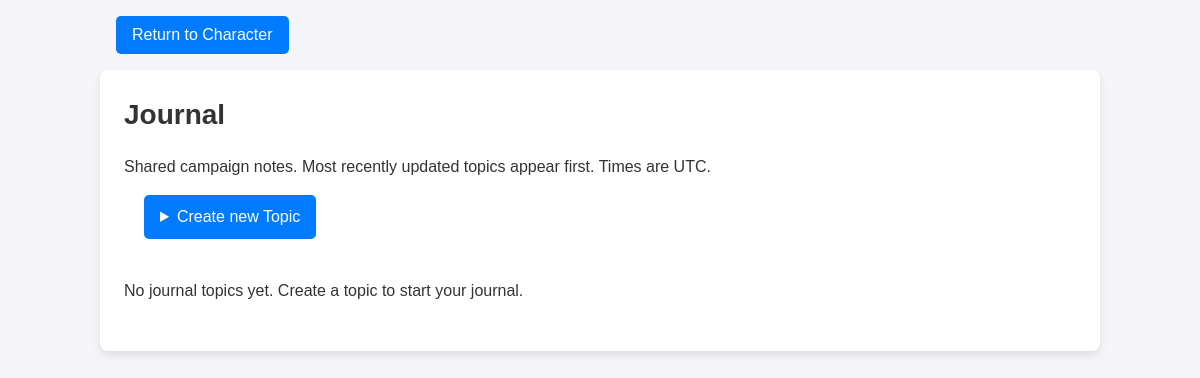
The app's page /journal (signed in), older data.
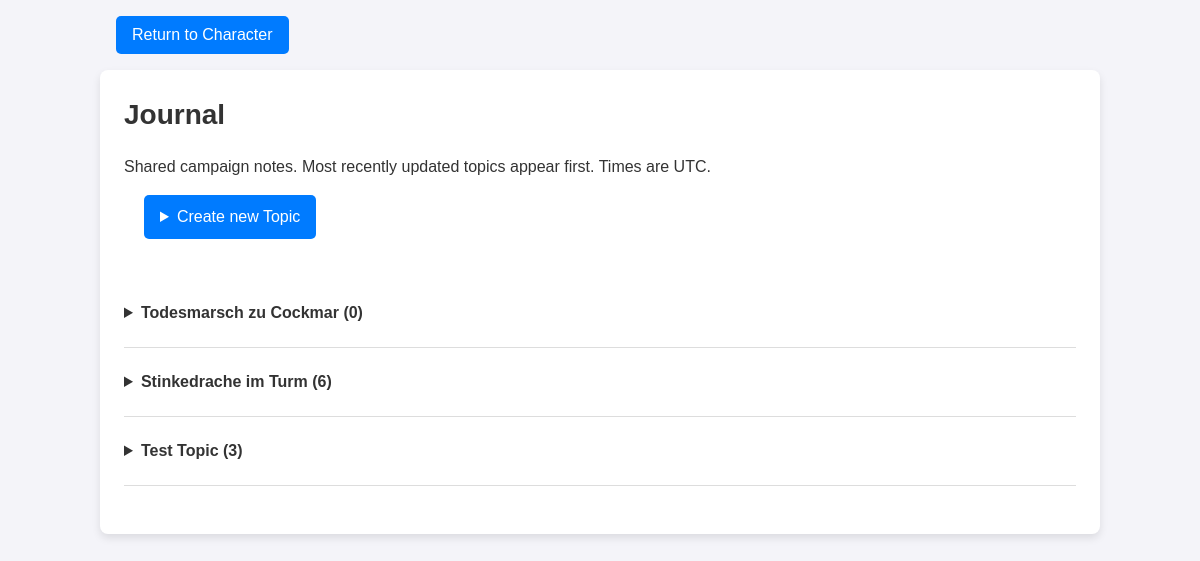
The same page, newer data.
### tables this page shows
CREATE TABLE journalTopics (
    ID INTEGER PRIMARY KEY,
    Name TEXT NOT NULL CHECK(length(trim(Name)) BETWEEN 1 AND 200),
    CreationDate TEXT NOT NULL,
    ChangeDate TEXT NOT NULL
);

### app.py (the view, shortened to what this page needs)
        @self.app.route('/journal', methods=['GET', 'POST'])
        def journal():
            if 'user' not in session:
                return redirect(url_for('login'))
            if 'journal_token' not in session:
                session['journal_token'] = secrets.token_hex(32)
            error = None
            status = 200
            open_topic = request.args.get('topic', type=int)
            return render_template('journal.html',
                                   topics=DataManagers.jm_shared.get_all_journals_by_topic(),
                                   characters=DataManagers.cm_shared.get_dictionary(),
                                   token=session['journal_token'], error=error,
                                   open_topic=open_topic), status

### DataManagers.py (called while the page is built)
    def refresh_available_character_list(self):
        connection = sqlite3.connect('assets.db')
        cursor = connection.cursor()
        cursor.execute("SELECT id FROM character")
        rows = cursor.fetchall()
        cursor.execute("SELECT id, base_name FROM character")
        rows = cursor.fetchall()
        print("Number of rows:", len(rows))
        for row in rows:
            print(row)
        ids = [row[0] for row in rows]
        for chara_id in ids:
            if chara_id not in self.Character_From_ID_Dictionary:
                new_character = Character(chara_id)
                self.Character_From_ID_Dictionary[chara_id] = new_character

    def get_dictionary(self):
        self.refresh_available_character_list()
        return self.Character_From_ID_Dictionary

    def get_all_journals_by_topic(self):
        with self._lock, closing(sqlite3.connect(self.db_path)) as connection:
            with connection:
                connection.execute('BEGIN')
                topics = [JournalTopic(*row) for row in connection.execute(
                    'SELECT ID, Name, CreationDate, ChangeDate FROM journalTopics '
                    'ORDER BY ChangeDate DESC, ID DESC')]
                by_id = {topic.ID: topic for topic in topics}
                for row in connection.execute(
                    'SELECT ID, Text, CreationDate, CharaID, journalTopicID FROM journalItems '
                    'ORDER BY CreationDate, ID'):
                    by_id[row[4]].Items.append(JournalItem(*row))
            self.Topics = topics
            return topics

### templates/journal.html (shortened to what this page needs)
<!DOCTYPE html>
<html lang="en">
<head>
    <link rel="stylesheet" href="{{ url_for('static', filename='navigation.css') }}">
    <link rel="stylesheet" href="{{ url_for('static', filename='site.css') }}">
</head>
<body class="site-page">
{% include "_character_navigation.html" %}
<div class="site-content">
<main>
    <h1>Journal</h1>
    <p>Shared campaign notes. Most recently updated topics appear first. Times are UTC.</p>
    <details {% if error and request.form.get('action') == 'topic' %}open{% endif %}>
        <summary class="create">Create new Topic</summary>
    </details>
    <section class="topics" aria-label="Journal topics">
        {% for topic in topics %}
            <div class="topic">
                    <details {% if topic.ID == open_topic %}open{% endif %}>
                        <summary>{{ topic.Name }} ({{ topic.Items|length }})</summary>
                    </details>
            </div>
        {% else %}<p>No journal topics yet. Create a topic to start your journal.</p>{% endfor %}
    </section>
</main>
</div>
</body>
</html>

### templates/_character_navigation.html
<nav class="character-navigation" aria-label="Character navigation">
    <a href="{{ url_for('character') }}">Return to Character</a>
</nav>

### static/navigation.css (style rules this page uses)
.character-navigation { max-width: 1000px; margin: 16px auto; padding: 0 16px; text-align: left; }
.character-navigation a { display: inline-block; padding: 10px 16px; border-radius: 5px; background: #007bff; color: white; text-decoration: none; font: 16px Arial, sans-serif; }

### static/site.css (style rules this page uses)
body.site-page { display: block; height: auto; min-height: 100vh; margin: 0; padding: 0; background: #f4f4f9; color: #333; font: 16px/1.5 Arial, sans-serif; text-align: left; }
.site-page * { box-sizing: border-box; }
.site-content { max-width: 1000px; margin: 16px auto 32px; padding: 24px; background: white; border-radius: 8px; box-shadow: 0 4px 8px rgb(0 0 0 / 10%); overflow-wrap: anywhere; }
.site-content .container, .site-content .container2, .site-content main { width: 100%; max-width: none; margin: 0; padding: 0; background: transparent; border-radius: 0; box-shadow: none; }
.site-content h1, .site-content h2 { color: #333; text-align: left; }
.site-content h1 { font-size: 1.75rem; }
.site-content button, .site-content .btn, .site-content .create { font: inherit; padding: 10px 16px; border: 0; border-radius: 5px; background: #007bff; color: white; cursor: pointer; }

### templates/journal.html (style rules this page uses)
* { box-sizing: border-box; }
body { font-family: Arial, sans-serif; background: #f4f4f9; color: #333; margin: 0; }
main { max-width: 900px; margin: 32px auto; padding: 24px; background: white; border-radius: 8px; }
h1 { margin-top: 0; }
a { color: #0056b3; }
button, .create { background: #007bff; color: white; padding: 10px 16px; border: 0; border-radius: 5px; cursor: pointer; font: inherit; }
summary { cursor: pointer; padding: 10px 0; font-weight: bold; overflow-wrap: anywhere; }
.create { display: list-item; width: fit-content; margin: 16px 0 16px 20px; }
.topics { margin: 24px 0; }
.topic { padding: 12px 0; border-bottom: 1px solid #ddd; }

Row changes from the older to the newer data that the page shows:
added journalTopics: Name "Todesmarsch zu Cockmar", Items|length "0"
added journalTopics: Name "Stinkedrache im Turm", Items|length "6"
added journalTopics: Name "Test Topic", Items|length "3"
Text that changed along with them:
text no longer shown: "No journal topics yet. Create a topic to start your journal."
